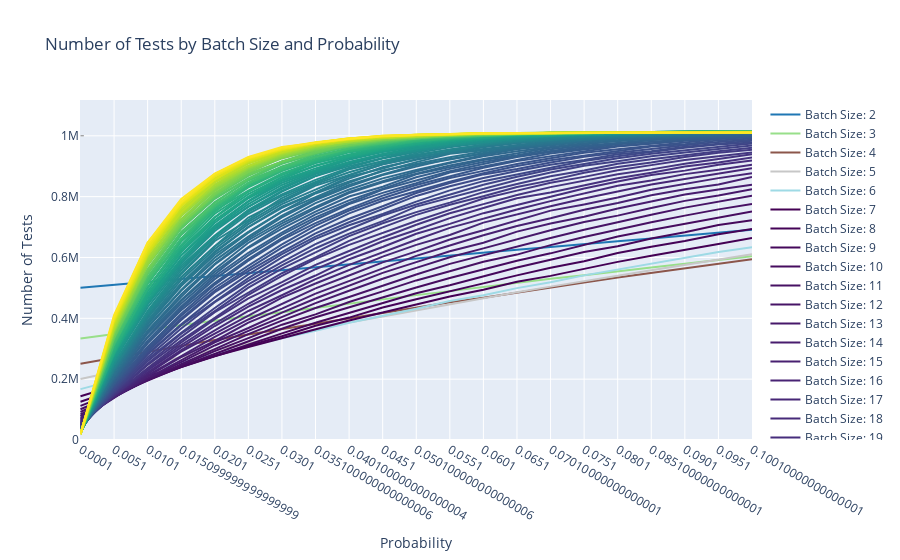

The notebook cell this image was saved under:
### Code cell
sim_1_plotly = plot_interactive_monte_carlo(sim_1)
iplot(sim_1_plotly)
